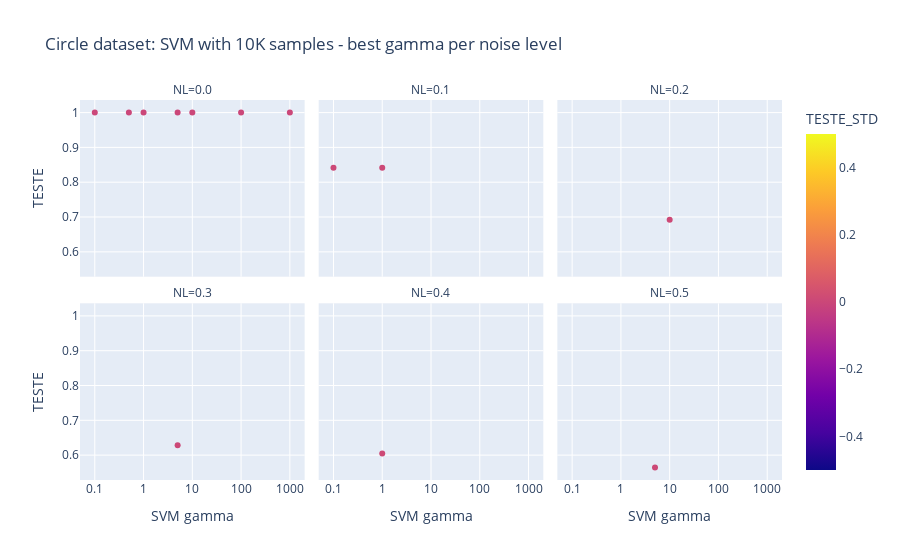

Notebook cell for this chart:
### Code cell
dfCircleOfBestGammaPerNLAnd10K = circles_df.groupby(['NL']).apply(lambda group: group[group.TESTE == group.TESTE.max()]).reset_index(drop=True)
px.scatter(dfCircleOfBestGammaPerNLAnd10K, x='HPS', labels = {'HPS': 'SVM gamma'}, y='TESTE', 
           log_x=True,
           color = 'TESTE_STD',
           facet_col = 'NL', facet_col_wrap = 3,
           title="Circle dataset: SVM with 10K samples - best gamma per noise level")

### Figure 1 — Plotly figure (JSON) as saved in the notebook; plotly's stock layout.template omitted (floating-point values rounded to 4 significant figures)
{"data": [{"hovertemplate": "NL=0.0<br>SVM gamma=%{x}<br>TESTE=%{y}<br>TESTE_STD=%{marker.color}<extra></extra>", "legendgroup": "", "marker": {"color": [0, 0, 0, 0, 0, 0, 0], "coloraxis": "coloraxis", "symbol": "circle"}, "mode": "markers", "name": "", "orientation": "v", "showlegend": false, "type": "scatter", "x": [0.1, 0.5, 1, 5, 10, 100, 1000], "xaxis": "x4", "y": [1, 1, 1, 1, 1, 1, 1], "yaxis": "y4"}, {"hovertemplate": "NL=0.1<br>SVM gamma=%{x}<br>TESTE=%{y}<br>TESTE_STD=%{marker.color}<extra></extra>", "legendgroup": "", "marker": {"color": [0.006079, 0.007075], "coloraxis": "coloraxis", "symbol": "circle"}, "mode": "markers", "name": "", "orientation": "v", "showlegend": false, "type": "scatter", "x": [0.1, 1], "xaxis": "x5", "y": [0.8417, 0.8417], "yaxis": "y5"}, {"hovertemplate": "NL=0.2<br>SVM gamma=%{x}<br>TESTE=%{y}<br>TESTE_STD=%{marker.color}<extra></extra>", "legendgroup": "", "marker": {"color": [0.008546], "coloraxis": "coloraxis", "symbol": "circle"}, "mode": "markers", "name": "", "orientation": "v", "showlegend": false, "type": "scatter", "x": [10], "xaxis": "x6", "y": [0.6919], "yaxis": "y6"}, {"hovertemplate": "NL=0.3<br>SVM gamma=%{x}<br>TESTE=%{y}<br>TESTE_STD=%{marker.color}<extra></extra>", "legendgroup": "", "marker": {"color": [0.004382], "coloraxis": "coloraxis", "symbol": "circle"}, "mode": "markers", "name": "", "orientation": "v", "showlegend": false, "type": "scatter", "x": [5], "xaxis": "x", "y": [0.6285], "yaxis": "y"}, {"hovertemplate": "NL=0.4<br>SVM gamma=%{x}<br>TESTE=%{y}<br>TESTE_STD=%{marker.color}<extra></extra>", "legendgroup": "", "marker": {"color": [0.009059], "coloraxis": "coloraxis", "symbol": "circle"}, "mode": "markers", "name": "", "orientation": "v", "showlegend": false, "type": "scatter", "x": [1], "xaxis": "x2", "y": [0.6047], "yaxis": "y2"}, {"hovertemplate": "NL=0.5<br>SVM gamma=%{x}<br>TESTE=%{y}<br>TESTE_STD=%{marker.color}<extra></extra>", "legendgroup": "", "marker": {"color": [0.006713], "coloraxis": "coloraxis", "symbol": "circle"}, "mode": "markers", "name": "", "orientation": "v", "showlegend": false, "type": "scatter", "x": [5], "xaxis": "x3", "y": [0.5647], "yaxis": "y3"}], "layout": {"annotations": [{"font": {}, "showarrow": false, "text": "NL=0.3", "x": 0.16, "xanchor": "center", "xref": "paper", "y": 0.465, "yanchor": "bottom", "yref": "paper"}, {"font": {}, "showarrow": false, "text": "NL=0.4", "x": 0.5, "xanchor": "center", "xref": "paper", "y": 0.465, "yanchor": "bottom", "yref": "paper"}, {"font": {}, "showarrow": false, "text": "NL=0.5", "x": 0.84, "xanchor": "center", "xref": "paper", "y": 0.465, "yanchor": "bottom", "yref": "paper"}, {"font": {}, "showarrow": false, "text": "NL=0.0", "x": 0.16, "xanchor": "center", "xref": "paper", "y": 1.0, "yanchor": "bottom", "yref": "paper"}, {"font": {}, "showarrow": false, "text": "NL=0.1", "x": 0.5, "xanchor": "center", "xref": "paper", "y": 1.0, "yanchor": "bottom", "yref": "paper"}, {"font": {}, "showarrow": false, "text": "NL=0.2", "x": 0.84, "xanchor": "center", "xref": "paper", "y": 1.0, "yanchor": "bottom", "yref": "paper"}], "autosize": true, "coloraxis": {"colorbar": {"title": {"text": "TESTE_STD"}}, "colorscale": [[0, "#0d0887"], [0.1111, "#46039f"], [0.2222, "#7201a8"], [0.3333, "#9c179e"], [0.4444, "#bd3786"], [0.5556, "#d8576b"], [0.6667, "#ed7953"], [0.7778, "#fb9f3a"], [0.8889, "#fdca26"], [1, "#f0f921"]]}, "legend": {"tracegroupgap": 0}, "title": {"text": "Circle dataset: SVM with 10K samples - best gamma per noise level"}, "xaxis": {"anchor": "y", "autorange": true, "domain": [0, 0.32], "range": [-1.276, 3.276], "title": {"text": "SVM gamma"}, "type": "log"}, "xaxis2": {"anchor": "y2", "autorange": true, "domain": [0.34, 0.66], "matches": "x", "range": [-1.276, 3.276], "title": {"text": "SVM gamma"}, "type": "log"}, "xaxis3": {"anchor": "y3", "autorange": true, "domain": [0.68, 1.0], "matches": "x", "range": [-1.276, 3.276], "title": {"text": "SVM gamma"}, "type": "log"}, "xaxis4": {"anchor": "y4", "autorange": true, "domain": [0, 0.32], "matches": "x", "range": [-1.276, 3.276], "showticklabels": false, "type": "log"}, "xaxis5": {"anchor": "y5", "autorange": true, "domain": [0.34, 0.66], "matches": "x", "range": [-1.276, 3.276], "showticklabels": false, "type": "log"}, "xaxis6": {"anchor": "y6", "autorange": true, "domain": [0.68, 1.0], "matches": "x", "range": [-1.276, 3.276], "showticklabels": false, "type": "log"}, "yaxis": {"anchor": "x", "autorange": true, "domain": [0, 0.465], "range": [0.5138, 1.051], "title": {"text": "TESTE"}, "type": "linear"}, "yaxis2": {"anchor": "x2", "autorange": true, "domain": [0, 0.465], "matches": "y", "range": [0.5138, 1.051], "showticklabels": false, "type": "linear"}, "yaxis3": {"anchor": "x3", "autorange": true, "domain": [0, 0.465], "matches": "y", "range": [0.5138, 1.051], "showticklabels": false, "type": "linear"}, "yaxis4": {"anchor": "x4", "autorange": true, "domain": [0.535, 1.0], "matches": "y", "range": [0.5138, 1.051], "title": {"text": "TESTE"}, "type": "linear"}, "yaxis5": {"anchor": "x5", "autorange": true, "domain": [0.535, 1.0], "matches": "y", "range": [0.5138, 1.051], "showticklabels": false, "type": "linear"}, "yaxis6": {"anchor": "x6", "autorange": true, "domain": [0.535, 1.0], "matches": "y", "range": [0.5138, 1.051], "showticklabels": false, "type": "linear"}}}
